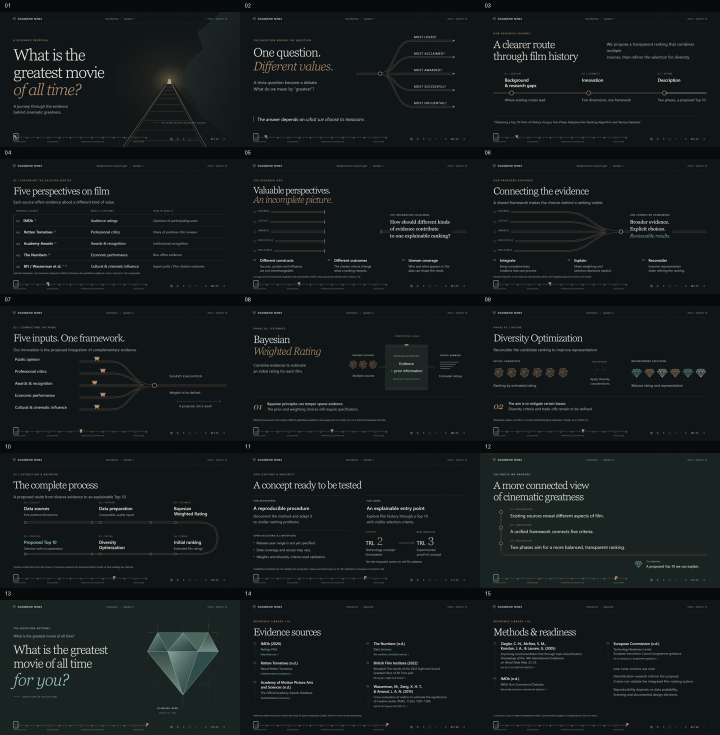
#> input picture qa/contact-sheet.png, 1440 x 1470 px, given in place of 1920x1080-01.png, which was not available (shown at 1/2 size)
$ python contact_sheet.py
#> lines starting #> are read from the running program, lines starting #| are printed output that depends on the picture
"""Combine browser screenshots for visual review; no artwork generation."""
from pathlib import Path
from PIL import Image, ImageDraw

directory = Path(__file__).resolve().parent / "screenshots"
for resolution in ("1920x1080", "1280x720"):
    for start, end in ((1, 8), (9, 16)):
        sheet = Image.new("RGB", (1920, 588), "#e6e5de")
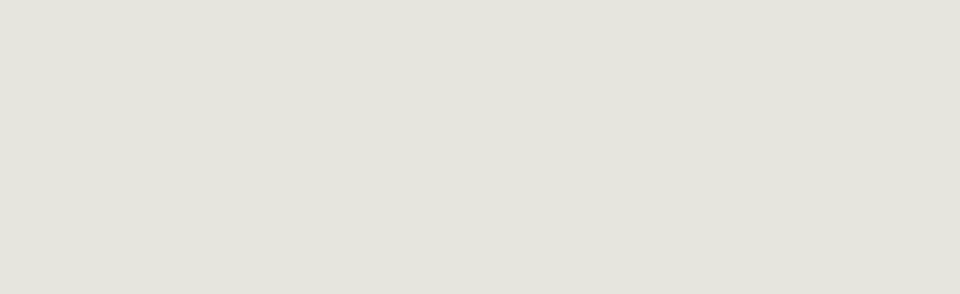
#> sheet: PIL image 1920x588 RGB (shown at 1/2 size); mean R, G, B 230, 229, 222
        draw = ImageDraw.Draw(sheet)
        for offset, slide in enumerate(range(start, end + 1)):
            source = directory / f"{resolution}-{slide:02}.png"
            image = Image.open(source).convert("RGB")
#> image is the input picture: PIL image 1440x1470 RGB; mean R, G, B 21.6, 27.8, 28.1
            image.thumbnail((480, 270))
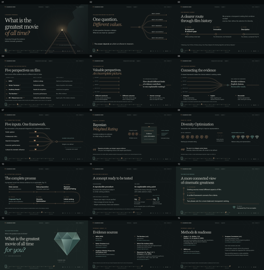
#> image: PIL image 264x270 RGB; mean R, G, B 21.7, 27.9, 28.2
            x, y = (offset % 4) * 480, (offset // 4) * 294
            draw.text((x + 8, y + 5), f"{resolution} / {slide:02}", fill="#15211f")
            sheet.paste(image, (x, y + 24))
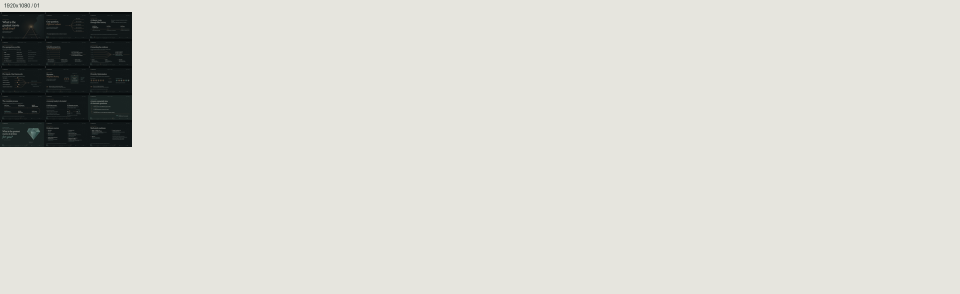
#> sheet: PIL image 1920x588 RGB (shown at 1/2 size); mean R, G, B 216.8, 216.3, 209.7
#> (the run stopped early here; a loop or call above may not have finished)

$ run again, on qa/refined-contact-sheet.png
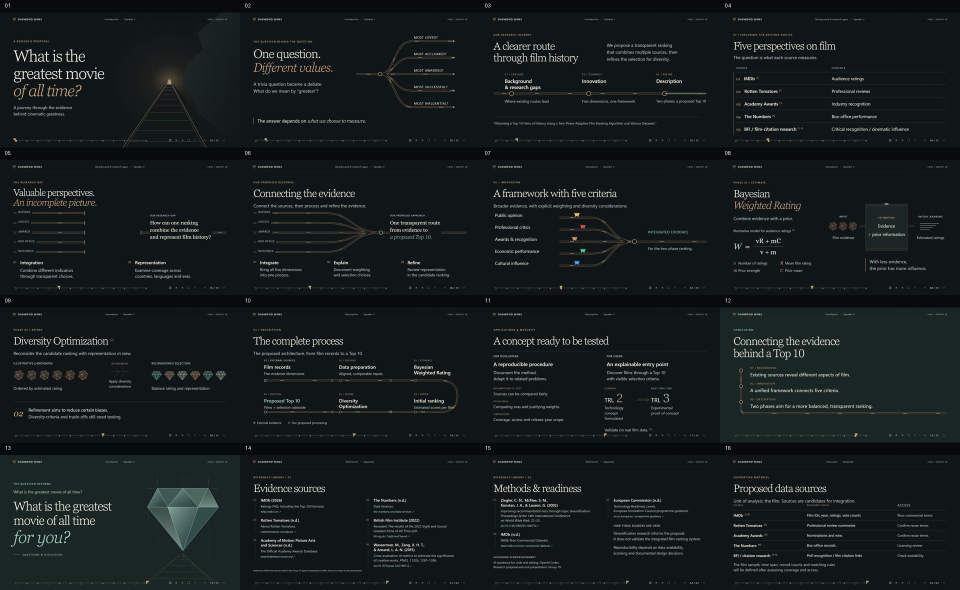
#> input picture qa/refined-contact-sheet.png, 1920 x 1180 px, given in place of 1920x1080-01.png, which was not available (shown at 1/2 size)
#> image is the input picture: PIL image 1920x1180 RGB; mean R, G, B 22.3, 28.6, 28.7
#> `image.thumbnail((480, 270))`:
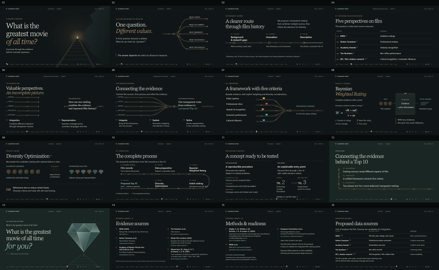
#> image: PIL image 439x270 RGB; mean R, G, B 22.4, 28.7, 28.7
#> `sheet.paste(image, (x, y + 24))`:
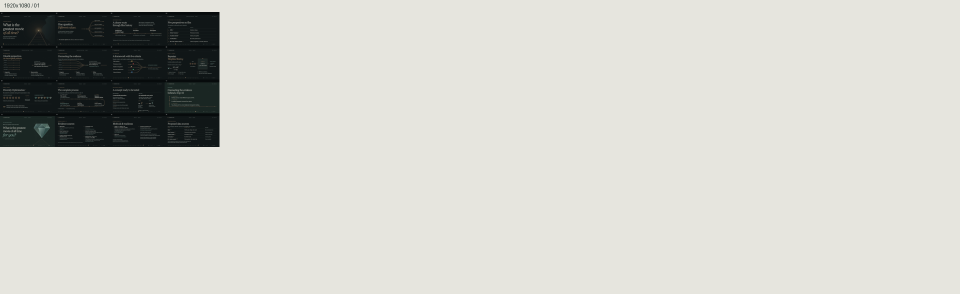
#> sheet: PIL image 1920x588 RGB (shown at 1/2 size); mean R, G, B 208.2, 207.9, 201.7
